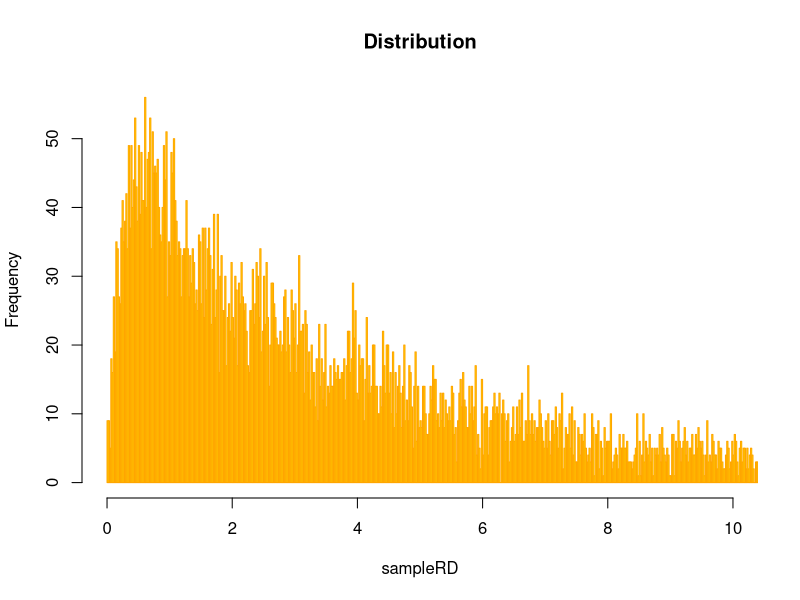

The R script that drew this image:
## Input
numberOfBidsMin <- 20
numberOfBidsMax <- 25
numberOfContracts <- 10000
numberOfBreaks <- 10000

## Main function
funtionSampleRD <- function(numberOfBidsMin, numberOfBidsMax, numberOfContracts, numberOfBreaks){
  listOfSamples <- list()
  sampleRD <- data.frame()
  for(i in c(1:numberOfContracts)){
    aux1 <- sample(numberOfBidsMin:numberOfBidsMax,1)
    aux2 <- sample(10:70,1)
    listOfSamples[i] <- list(sort(c(aux2,sample(c(sample(aux2+1:70+1,1):sample(80:150,1)), aux1, replace=TRUE))))
    sampleRD[i,1] <- (listOfSamples[[i]][2]-listOfSamples[[i]][1])/sd(listOfSamples[[i]][2:aux1])
    }
         
  sampleRD <- sort(sampleRD[,1], decreasing = TRUE)
  
  hist(sampleRD, main = "Distribution", breaks = numberOfBreaks, border = "orange", col = "yellow", xlim = c(0,10))
}

## Function
funtionSampleRD(numberOfBidsMin, numberOfBidsMax, numberOfContracts, numberOfBreaks)



